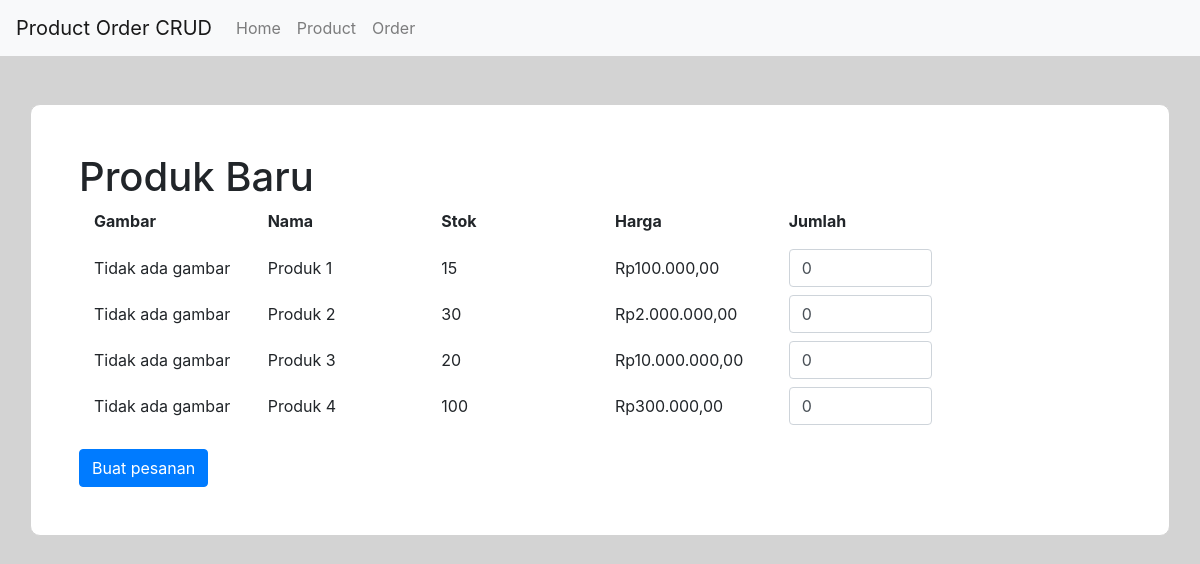
The page / on the database its author committed.
### tables this page shows
CREATE TABLE `product` (
  `id` int(11) NOT NULL,
  `stok` int(10) NOT NULL,
  `nama` varchar(90) NOT NULL,
  `deskripsi` longtext DEFAULT NULL,
  `gambar` varchar(255) DEFAULT NULL,
  `harga` decimal(10,2) NOT NULL,
  `status` varchar(45) NOT NULL DEFAULT '1'
);

### application/controllers/Welcome.php (called while the page is built, shortened)
<?php
class Welcome extends CI_Controller {
    public function __construct()
    {
        $this->load->model('product_model','product');
    }
	public function index()
	{
        $data = array();
        $data['products'] = $this->product->getProducts();
        $this->load->view('welcome_message', $data);
	}
}

### index.php (called while the page is built, shortened)
<?php
require_once BASEPATH.'core/CodeIgniter.php';

### application/models/Product_model.php (called while the page is built, shortened)
<?php
class Product_model extends CI_Model {
    public function getProducts(){
        $this->db->order_by('id');
        $this->db->where('status', 1);
        $query = $this->db->get('product');
        return $query->result();
    }
}

### application/views/welcome_message.php (the view, shortened to what this page needs)
?><!DOCTYPE html>
<html lang="pt-BR">
<body>
<div class="container container-person mt-5 p-5">
    <?php
    $action_form = '/order/save/';
    if(isset($order) && $order){
        foreach ($order as $ordered);
        $action_form = $action_form.$ordered->id ?>
        <h1>Edit Produk: <?= $ordered->id ?></h1>
    <?php } else { ?>
        <h1>Produk Baru</h1>
    <?php }
    if($products) { ?>
    <form id="form_make_order" method="post" action="<?=site_url($action_form)?>">
        <div class="container mb-3">
            <div class="row font-weight-bold">
                <div class="col-sm-2 col-xs-2">Gambar</div>
                <div class="col-sm-2 col-xs-2">Nama</div>
                <div class="col-sm-2 col-xs-2">Stok</div>
                <div class="col-sm-2 col-xs-2">Harga</div>
                <div class="col-sm-2 col-xs-2">Jumlah</div>
            </div>
        </div>
        <?php foreach ($products as $product) { ?>
            <div class="container mb-2">
                <div class="row align-items-center">
                    <div class="col-sm-2 col-xs-2">
                        <?php if (!empty($product->gambar)) { ?>
                            <img src="<?= base_url('uploads/' . $product->gambar) ?>" alt="Gambar <?= $product->nama ?>" style="max-width: 100px; height: auto;">
                        <?php } else { ?>
                            <span>Tidak ada gambar</span>
                        <?php } ?>
                    </div>
                    <div class="col-sm-2 col-xs-2"><?= $product->nama ?></div>
                    <div class="col-sm-2 col-xs-2"><?= $product->stok ?></div>
                    <div class="col-sm-2 col-xs-2">Rp<?= number_format($product->harga, 2, ',', '.') ?></div>
                    <div class="col-sm-2 col-xs-2">
                        <input type="number" id="product[<?=$product->id?>]" name="product[<?=$product->id?>]" step="1" min="0" max="100"
                               onkeypress='return event.charCode >= 48 && event.charCode <= 57' value="0" class="form-control">
                    </div>
                </div>
            </div>
        <?php } ?>
        <div class="mt-4">
            <button class="btn btn-primary" type="submit">Buat pesanan</button>
        </div>
    </form>
    <?php } else { ?>
        <div class="col-sm-12 col-xs-12">Tidak ada produk</div>
    <?php } ?>
</div>
</body>
</html>

### assets/css/custom.css (style rules this page uses)
body { background-color: lightgray; }
.container-person { background-color: white; border-radius: 10px; border: 1px solid lightgray; padding: 5px 5px; margin-top: 5px; }

### rows shown on the page
product: nama "Produk 1", stok "15", harga "100.000,00"
product: nama "Produk 2", stok "30", harga "2.000.000,00"
product: nama "Produk 3", stok "20", harga "10.000.000,00"
product: nama "Produk 4", stok "100", harga "300.000,00"
